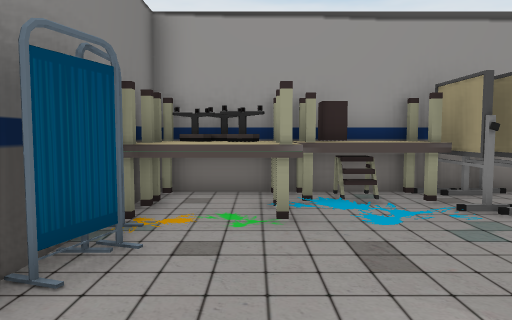
View 1 (above)

16 first-person views from a walk through a 3-D level made in the Unity game engine. The camera is 1.2 m above the floor, tilts 4° down and sees 70° across. The floor is counted in squares, 1 m on a side. Each view is taken from the middle of a square. On the plan, view 1 faces up. The plan holds only what a view shows up to about 15 squares ahead; the rest is blank. The player is left out. Some surface patterns are stand-ins.

View 2
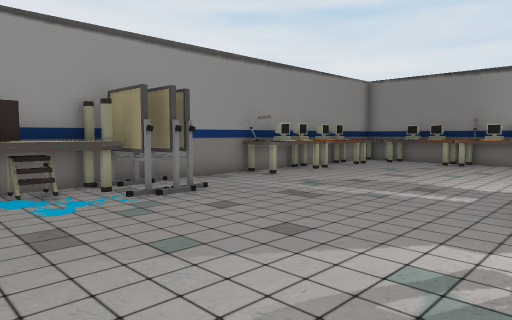

View 3
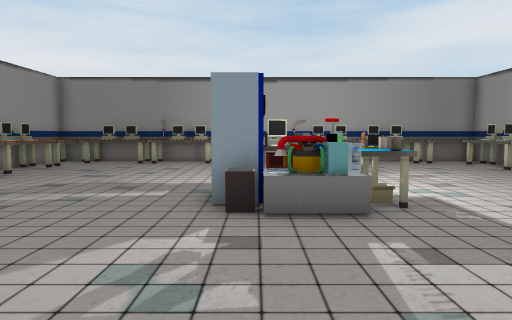

View 4
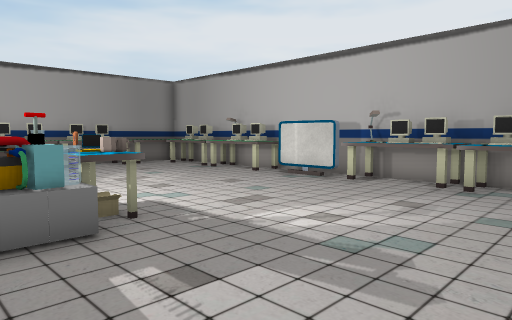

View 5
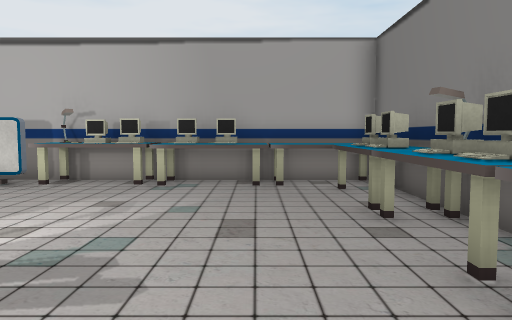

View 6
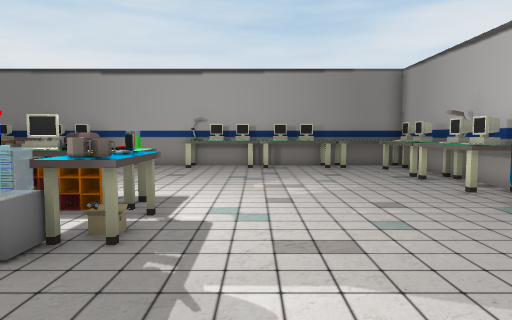

View 7
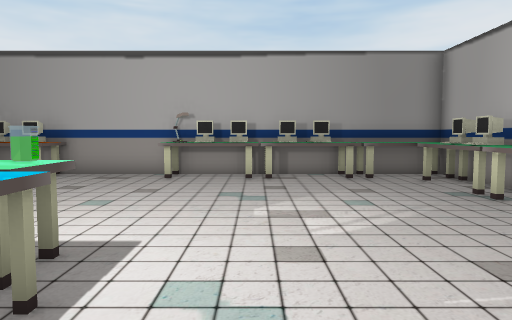

View 8
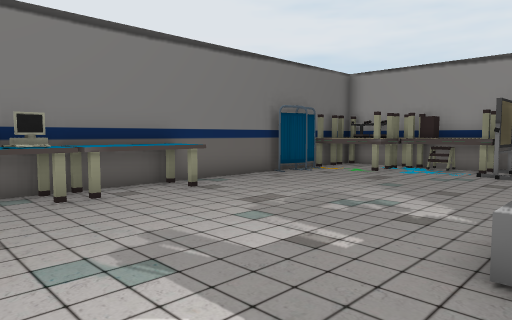

View 9
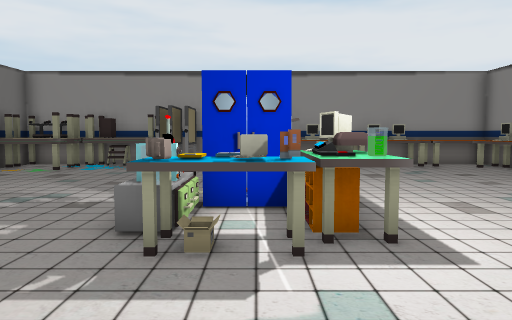

View 10
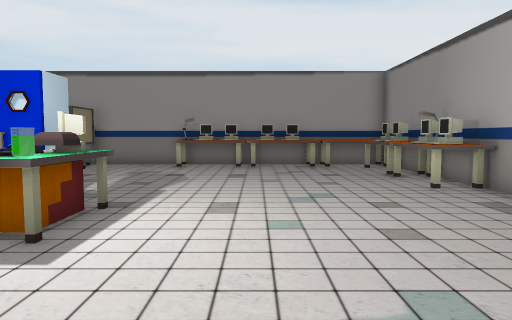

View 11
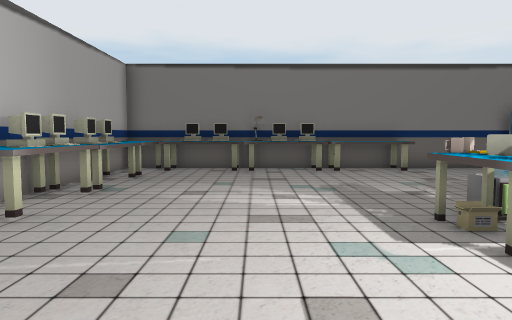

View 12
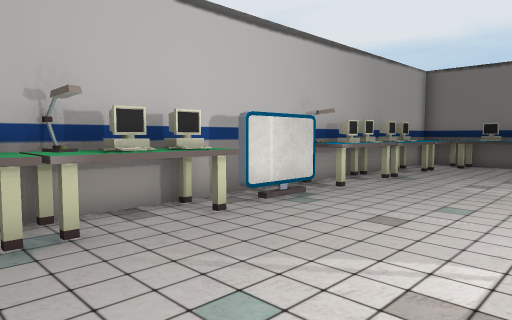

View 13
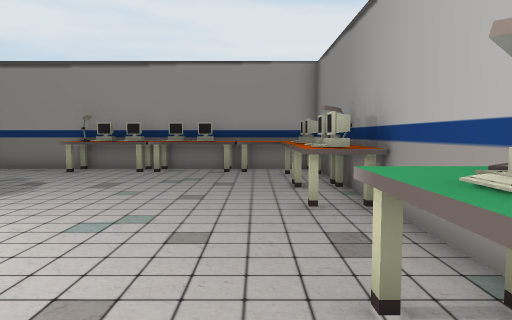

View 14
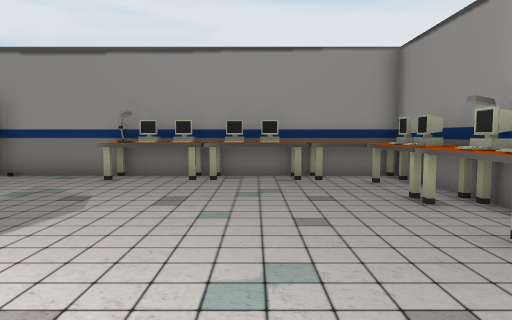

View 15
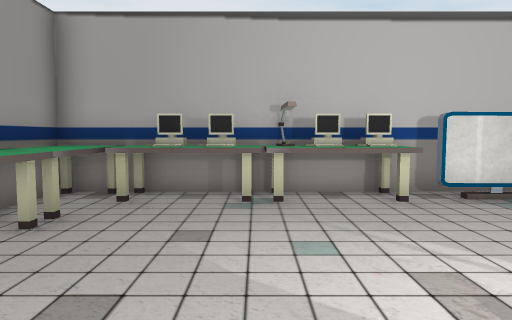

View 16
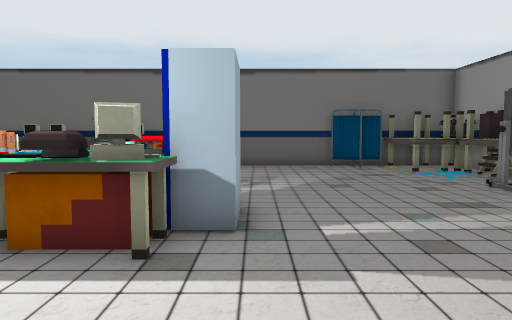

### Floor plan
Key: @ floor where view 1 was taken; # wall or solid block; . floor; S stool; T table; L lamp; C computer; A cabinet; B bin; P printer; U cup; E laptop; O other object.
Columns run from 2 left of view 1 to 16 right of it. Each row starts with its distance up from view 1.
  8 ###################
  7 #SSTTT#...LCCCCCTTT
  6 #TS...#..........##
  5 #TT..............CT
  4 #................CT
  3 #................CL
  2 #................C#
  1 #................C#
  0 #.@......A........#
 -1 ##......BAC.......#
 -2 #T.....AA P.......#
 -3 #T.....UTEO......C#
 -4 #C......UO.......C#
 -5 #C...............C#
 -6 #T...............C#
 -7 #C...............C#
 -8 #C...............T#
 -9 #T#######...#####T#
-10 TTTT######O###T##T#
-11 ###################

Positions as (right, up) in squares from view 1, and headings:
1: (0, 0), facing up
2: (0, -1), facing up-right
3: (0, -1), facing right
4: (1, -1), facing down-right
5: (1, -1), facing down
6: (2, -5), facing right
7: (5, -5), facing right
8: (6, -6), facing up-left
9: (7, -7), facing up
10: (11, -7), facing up
11: (11, -6), facing left
12: (13, -5), facing down-left
13: (14, -5), facing up
14: (12, -3), facing up
15: (12, -3), facing down
16: (12, 0), facing left
